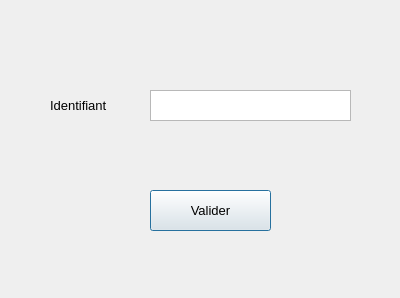
<?xml version="1.0" encoding="UTF-8"?>
<ui version="4.0">
 <class>Dialog</class>
 <widget class="QDialog" name="Dialog">
  <property name="geometry">
   <rect>
    <x>0</x>
    <y>0</y>
    <width>400</width>
    <height>298</height>
   </rect>
  </property>
  <property name="windowTitle">
   <string>Dialog</string>
  </property>
  <property name="modal">
   <bool>true</bool>
  </property>
  <widget class="QTextEdit" name="Id_livre_textEdit">
   <property name="enabled">
    <bool>true</bool>
   </property>
   <property name="geometry">
    <rect>
     <x>150</x>
     <y>90</y>
     <width>201</width>
     <height>31</height>
    </rect>
   </property>
  </widget>
  <widget class="QLabel" name="Id_livre_label">
   <property name="geometry">
    <rect>
     <x>50</x>
     <y>90</y>
     <width>91</width>
     <height>31</height>
    </rect>
   </property>
   <property name="font">
    <font>
     <pointsize>10</pointsize>
    </font>
   </property>
   <property name="text">
    <string>Identifiant</string>
   </property>
  </widget>
  <widget class="QPushButton" name="Valider_supp_livre">
   <property name="geometry">
    <rect>
     <x>150</x>
     <y>190</y>
     <width>121</width>
     <height>41</height>
    </rect>
   </property>
   <property name="font">
    <font>
     <pointsize>10</pointsize>
    </font>
   </property>
   <property name="text">
    <string>Valider</string>
   </property>
  </widget>
 </widget>
 <resources/>
 <connections/>
</ui>
